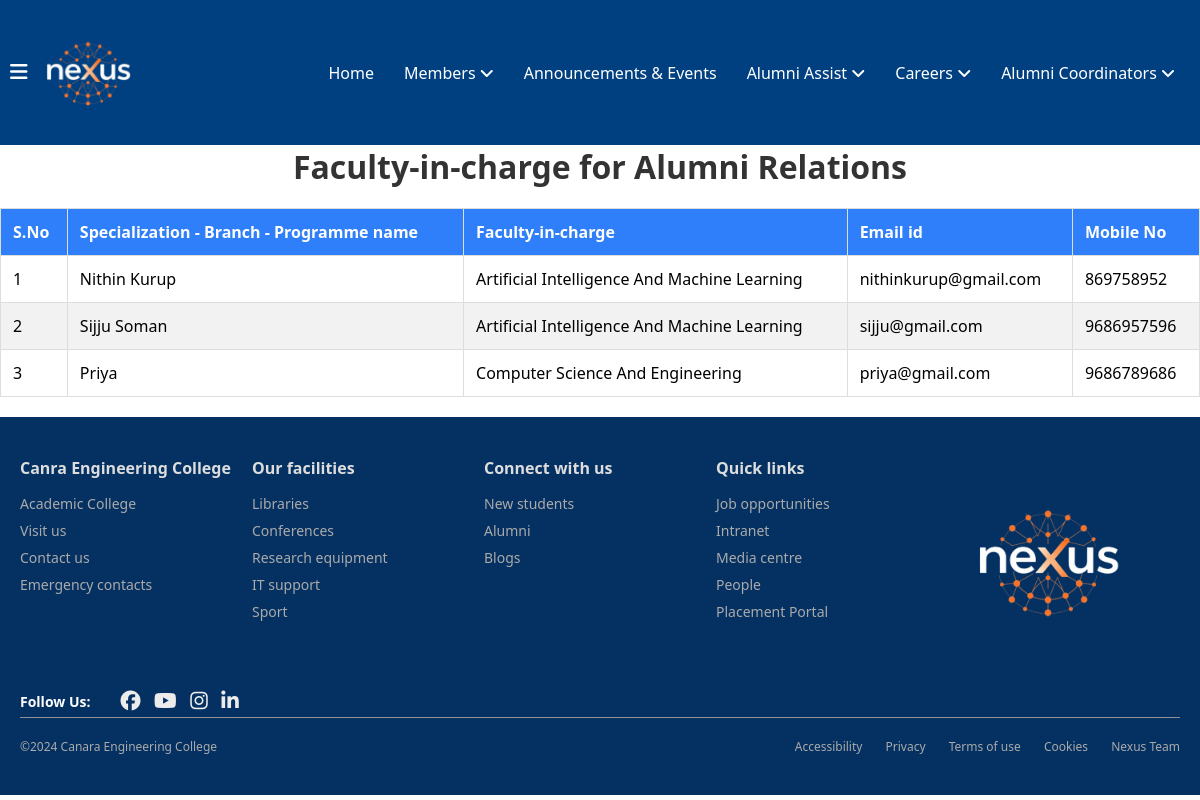
/coordinators/faculty-coordinators/ (signed in), run on the app's committed database.
### coordinators/models.py (models this page shows, shortened)
class FacultyCoordinator(models.Model):
    coordinator_id = models.AutoField(primary_key=True)
    name = models.CharField(max_length=100)  # Coordinator's name
    department= models.CharField(max_length=100)  # Coordinator's branch (department)
    email = models.EmailField(unique=True)  # Coordinator's email address
    phone_number = models.CharField(max_length=15)  # Coordinator's phone number

### coordinators/views.py (the view)
# urls.py: path('faculty-coordinators/', FacultyCoordinatorListView.as_view(), name='faculty-coordinator-list'),
class FacultyCoordinatorListView(ListView):
    model = FacultyCoordinator
    template_name = 'coordinators/faculty-coordinators.html'  # HTML template to render
    context_object_name = 'faculty_coordinators'  # Name of the object in the template

### coordinators/templates/coordinators/faculty-coordinators.html (shortened to what this page needs)
{% extends 'home/layout.html' %}
{% load static %}
{% block content %}
</head>
<body>
    <div class="container">
        <div class="faculty">
            <h1>Faculty-in-charge for Alumni Relations</h1>
            <div class="table-responsive">
                <table>
                    <thead>
                        <tr>
                            <th>S.No</th>
                            <th>Specialization - Branch - Programme name</th>
                            <th>Faculty-in-charge</th>
                            <th>Email id</th>
                            <th>Mobile No</th>
                        </tr>
                    </thead>
                    <tbody>
                        {% for coordinator in faculty_coordinators %}
                        <tr>
                            <td>{{ coordinator.coordinator_id }}</td>
                            <td>{{ coordinator.name }}</td>
                            <td>{{ coordinator.department }}</td>
                            <td>{{ coordinator.email }}</td>
                            <td>{{ coordinator.phone_number }}</td>
                        </tr>
                        {% endfor %}
                    </tbody>
                </table>
            </div>
        </div>
    </div>
{% endblock %}

### home/static/home/navbar.css (style rules this page uses)
* { margin: 0; padding: 0; box-sizing: border-box; font-family: 'Segoe UI', Tahoma, Geneva, Verdana, sans-serif; }

### home/static/home/footer.css (style rules this page uses)
* { margin: 0; padding: 0; box-sizing: border-box; font-family: 'Segoe UI', Tahoma, Geneva, Verdana, sans-serif; }

### coordinators/templates/coordinators/faculty-coordinators.html (style rules this page uses)
h1 { text-align: center; color: #333; }
.table-responsive { margin: 20px 0; overflow-x: auto; }
table { width: 100%; border-collapse: collapse; box-shadow: 0 2px 3px rgba(0,0,0,0.1); border: 1px solid #ddd; }
th, td { padding: 12px; text-align: left; border: 1px solid #ddd; }
th { background-color: #2e7ff9; color: white; }
tr:nth-child(even) { background-color: #f2f2f2; }

### data on the page
FacultyCoordinator: coordinator_id "1", name "Nithin Kurup", department "Artificial Intelligence And Machine Learning", email "nithinkurup@gmail.com", phone_number "869758952"
FacultyCoordinator: coordinator_id "2", name "Sijju Soman", department "Artificial Intelligence And Machine Learning", email "sijju@gmail.com", phone_number "9686957596"
FacultyCoordinator: coordinator_id "3", name "Priya", department "Computer Science And Engineering", email "priya@gmail.com", phone_number "9686789686"
